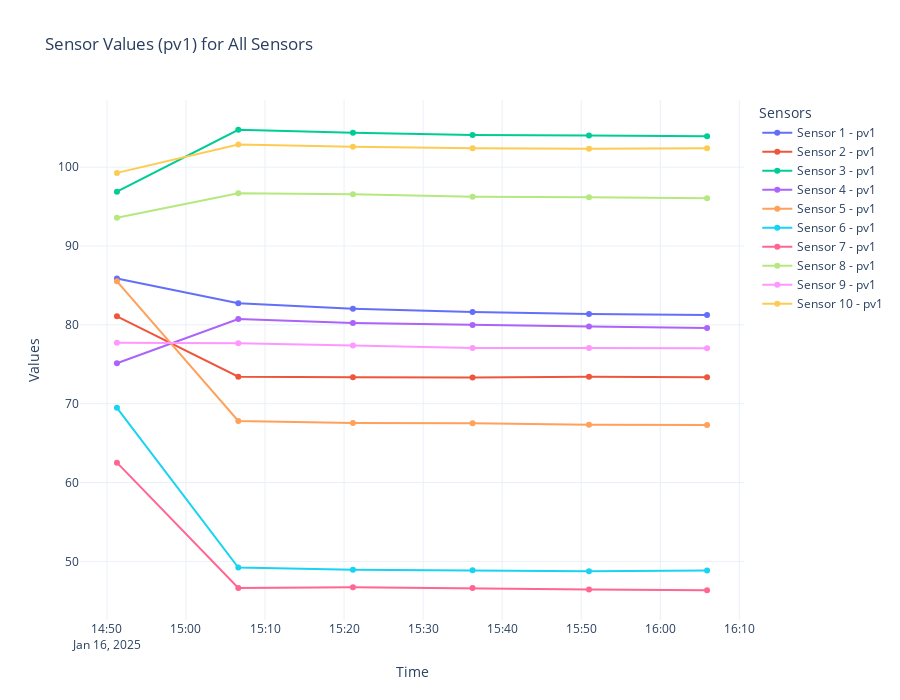

Notebook code for this chart:
### Code cell
# Create a Plotly figure for pv1
fig_pv1 = go.Figure()

# Iterate over each sensor
for sensor in sensors:
    # Filter data for the current sensor
    sensor_data = df[df['sensor'] == sensor]

    # Add pv1 line for the sensor
    fig_pv1.add_trace(go.Scatter(
        x=sensor_data['time'],
        y=sensor_data['pv1'],
        mode='lines+markers',
        name=f"Sensor {sensor} - pv1"
    ))

# Update layout
fig_pv1.update_layout(
    title="Sensor Values (pv1) for All Sensors",
    xaxis_title="Time",
    yaxis_title="Values",
    legend_title="Sensors",
    template="plotly_white",
    height=700
)

# Show the plot
fig_pv1.show()

### Figure 1 — Plotly figure (JSON) as saved in the notebook; plotly's stock layout.template omitted (floating-point values rounded to 4 significant figures)
{"data": [{"mode": "lines+markers", "name": "Sensor 1 - pv1", "type": "scatter", "x": ["2025-01-16 14:51:16", "2025-01-16 15:06:37", "2025-01-16 15:21:07", "2025-01-16 15:36:15", "2025-01-16 15:50:59", "2025-01-16 16:05:55"], "y": [85.88, 82.75, 82.04, 81.61, 81.39, 81.25]}, {"mode": "lines+markers", "name": "Sensor 2 - pv1", "type": "scatter", "x": ["2025-01-16 14:51:16", "2025-01-16 15:06:37", "2025-01-16 15:21:07", "2025-01-16 15:36:15", "2025-01-16 15:50:59", "2025-01-16 16:05:55"], "y": [81.08, 73.43, 73.35, 73.33, 73.42, 73.34]}, {"mode": "lines+markers", "name": "Sensor 3 - pv1", "type": "scatter", "x": ["2025-01-16 14:51:16", "2025-01-16 15:06:37", "2025-01-16 15:21:07", "2025-01-16 15:36:15", "2025-01-16 15:50:59", "2025-01-16 16:05:55"], "y": [96.89, 104.7, 104.4, 104.1, 104.0, 103.9]}, {"mode": "lines+markers", "name": "Sensor 4 - pv1", "type": "scatter", "x": ["2025-01-16 14:51:16", "2025-01-16 15:06:37", "2025-01-16 15:21:07", "2025-01-16 15:36:15", "2025-01-16 15:50:59", "2025-01-16 16:05:55"], "y": [75.13, 80.74, 80.25, 79.97, 79.79, 79.61]}, {"mode": "lines+markers", "name": "Sensor 5 - pv1", "type": "scatter", "x": ["2025-01-16 14:51:16", "2025-01-16 15:06:37", "2025-01-16 15:21:07", "2025-01-16 15:36:15", "2025-01-16 15:50:59", "2025-01-16 16:05:55"], "y": [85.52, 67.81, 67.55, 67.51, 67.32, 67.3]}, {"mode": "lines+markers", "name": "Sensor 6 - pv1", "type": "scatter", "x": ["2025-01-16 14:51:16", "2025-01-16 15:06:37", "2025-01-16 15:21:07", "2025-01-16 15:36:15", "2025-01-16 15:50:59", "2025-01-16 16:05:55"], "y": [69.47, 49.22, 48.93, 48.87, 48.75, 48.84]}, {"mode": "lines+markers", "name": "Sensor 7 - pv1", "type": "scatter", "x": ["2025-01-16 14:51:16", "2025-01-16 15:06:37", "2025-01-16 15:21:07", "2025-01-16 15:36:15", "2025-01-16 15:50:59", "2025-01-16 16:05:55"], "y": [62.52, 46.63, 46.71, 46.62, 46.43, 46.34]}, {"mode": "lines+markers", "name": "Sensor 8 - pv1", "type": "scatter", "x": ["2025-01-16 14:51:16", "2025-01-16 15:06:37", "2025-01-16 15:21:07", "2025-01-16 15:36:15", "2025-01-16 15:50:59", "2025-01-16 16:05:55"], "y": [93.58, 96.67, 96.55, 96.25, 96.18, 96.05]}, {"mode": "lines+markers", "name": "Sensor 9 - pv1", "type": "scatter", "x": ["2025-01-16 14:51:16", "2025-01-16 15:06:37", "2025-01-16 15:21:07", "2025-01-16 15:36:15", "2025-01-16 15:50:59", "2025-01-16 16:05:55"], "y": [77.72, 77.67, 77.37, 77.07, 77.07, 77.02]}, {"mode": "lines+markers", "name": "Sensor 10 - pv1", "type": "scatter", "x": ["2025-01-16 14:51:16", "2025-01-16 15:06:37", "2025-01-16 15:21:07", "2025-01-16 15:36:15", "2025-01-16 15:50:59", "2025-01-16 16:05:55"], "y": [99.27, 102.9, 102.6, 102.4, 102.3, 102.4]}], "layout": {"height": 700, "legend": {"title": {"text": "Sensors"}}, "title": {"text": "Sensor Values (pv1) for All Sensors"}, "xaxis": {"title": {"text": "Time"}}, "yaxis": {"title": {"text": "Values"}}}}
